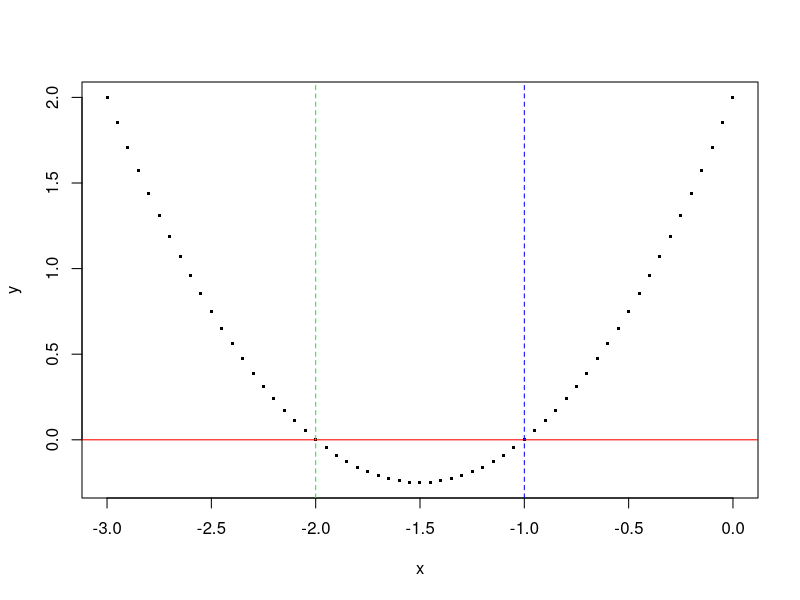

The R script that drew this image:
## ---- chunk 1
# Define the coefficients
a <- 1
b <- 3
c <- 2

# Calculate the discriminant
D <- b^2 - 4*a*c

# Check if the roots are real
if (D >= 0) {
  root1 <- (-b + sqrt(D)) / (2*a)
  root2 <- (-b - sqrt(D)) / (2*a)
  if (D == 0){
    cat("There is only one real root:",root1,"\n")
  }else{
    cat("The real roots are:", root1, "and", root2, "\n")
  }
} else {
  cat("There are no real roots.\n")
}
## ---- chunk 2
# define xlim
x <- seq((root2-1), (root1+1), by=0.05)

# define f(x)
y <- a*x^2 + b*x + c

# draw a scatter plot
plot(x, y, type='p', pch = ".",cex = 3)

# Add horizontal line at y=0
abline(h=0, col="red")

# Add vertical lines at x = root1 and x = root2
abline(v = root1, col = "blue", lty=2) 
abline(v = root2, col = "green", lty=2)
